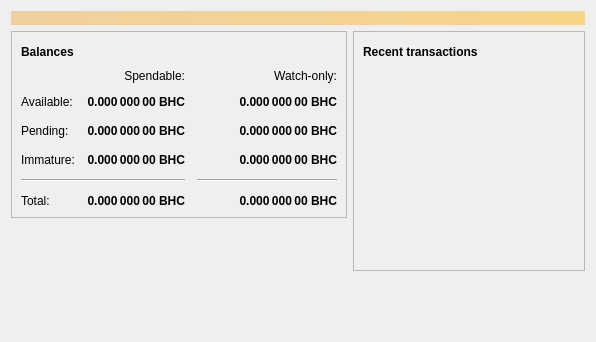
<?xml version="1.0" encoding="UTF-8"?>
<ui version="4.0">
 <class>OverviewPage</class>
 <widget class="QWidget" name="OverviewPage">
  <property name="geometry">
   <rect>
    <x>0</x>
    <y>0</y>
    <width>596</width>
    <height>342</height>
   </rect>
  </property>
  <property name="windowTitle">
   <string>Form</string>
  </property>
  <layout class="QVBoxLayout" name="topLayout">
   <item>
    <widget class="QLabel" name="labelAlerts">
     <property name="visible">
      <bool>false</bool>
     </property>
     <property name="styleSheet">
      <string notr="true">QLabel { background-color: qlineargradient(x1: 0, y1: 0, x2: 1, y2: 0, stop:0 #F0D0A0, stop:1 #F8D488); color:#000000; }</string>
     </property>
     <property name="wordWrap">
      <bool>true</bool>
     </property>
     <property name="margin">
      <number>3</number>
     </property>
     <property name="textInteractionFlags">
      <set>Qt::TextSelectableByMouse</set>
     </property>
    </widget>
   </item>
   <item>
    <layout class="QHBoxLayout" name="horizontalLayout" stretch="1,1">
     <item>
      <layout class="QVBoxLayout" name="verticalLayout_2">
       <item>
        <widget class="QFrame" name="frame">
         <property name="frameShape">
          <enum>QFrame::StyledPanel</enum>
         </property>
         <property name="frameShadow">
          <enum>QFrame::Raised</enum>
         </property>
         <layout class="QVBoxLayout" name="verticalLayout_4">
          <item>
           <layout class="QHBoxLayout" name="horizontalLayout_4">
            <item>
             <widget class="QLabel" name="label_5">
              <property name="font">
               <font>
                <weight>75</weight>
                <bold>true</bold>
               </font>
              </property>
              <property name="text">
               <string>Balances</string>
              </property>
             </widget>
            </item>
            <item>
             <widget class="QPushButton" name="labelWalletStatus">
              <property name="enabled">
               <bool>true</bool>
              </property>
              <property name="maximumSize">
               <size>
                <width>30</width>
                <height>16777215</height>
               </size>
              </property>
              <property name="toolTip">
               <string>The displayed information may be out of date. Your wallet automatically synchronizes with the BHCoin network after a connection is established, but this process has not completed yet.</string>
              </property>
              <property name="text">
               <string/>
              </property>
              <property name="icon">
               <iconset resource="../bitcoin.qrc">
                <normaloff>:/icons/warning</normaloff>
                <disabledoff>:/icons/warning</disabledoff>:/icons/warning</iconset>
              </property>
              <property name="iconSize">
               <size>
                <width>24</width>
                <height>24</height>
               </size>
              </property>
              <property name="flat">
               <bool>true</bool>
              </property>
             </widget>
            </item>
            <item>
             <spacer name="horizontalSpacer_3">
              <property name="orientation">
               <enum>Qt::Horizontal</enum>
              </property>
              <property name="sizeHint" stdset="0">
               <size>
                <width>40</width>
                <height>20</height>
               </size>
              </property>
             </spacer>
            </item>
           </layout>
          </item>
          <item>
           <layout class="QGridLayout" name="gridLayout">
            <property name="spacing">
             <number>12</number>
            </property>
            <item row="2" column="2">
             <widget class="QLabel" name="labelWatchPending">
              <property name="font">
               <font>
                <weight>75</weight>
                <bold>true</bold>
               </font>
              </property>
              <property name="cursor">
               <cursorShape>IBeamCursor</cursorShape>
              </property>
              <property name="toolTip">
               <string>Unconfirmed transactions to watch-only addresses</string>
              </property>
              <property name="text">
               <string notr="true">0.000 000 00 BHC</string>
              </property>
              <property name="alignment">
               <set>Qt::AlignRight|Qt::AlignTrailing|Qt::AlignVCenter</set>
              </property>
              <property name="textInteractionFlags">
               <set>Qt::LinksAccessibleByMouse|Qt::TextSelectableByKeyboard|Qt::TextSelectableByMouse</set>
              </property>
             </widget>
            </item>
            <item row="2" column="1">
             <widget class="QLabel" name="labelUnconfirmed">
              <property name="font">
               <font>
                <weight>75</weight>
                <bold>true</bold>
               </font>
              </property>
              <property name="cursor">
               <cursorShape>IBeamCursor</cursorShape>
              </property>
              <property name="toolTip">
               <string>Total of transactions that have yet to be confirmed, and do not yet count toward the spendable balance</string>
              </property>
              <property name="text">
               <string notr="true">0.000 000 00 BHC</string>
              </property>
              <property name="alignment">
               <set>Qt::AlignRight|Qt::AlignTrailing|Qt::AlignVCenter</set>
              </property>
              <property name="textInteractionFlags">
               <set>Qt::LinksAccessibleByMouse|Qt::TextSelectableByKeyboard|Qt::TextSelectableByMouse</set>
              </property>
             </widget>
            </item>
            <item row="3" column="2">
             <widget class="QLabel" name="labelWatchImmature">
              <property name="font">
               <font>
                <weight>75</weight>
                <bold>true</bold>
               </font>
              </property>
              <property name="cursor">
               <cursorShape>IBeamCursor</cursorShape>
              </property>
              <property name="toolTip">
               <string>Mined balance in watch-only addresses that has not yet matured</string>
              </property>
              <property name="text">
               <string notr="true">0.000 000 00 BHC</string>
              </property>
              <property name="alignment">
               <set>Qt::AlignRight|Qt::AlignTrailing|Qt::AlignVCenter</set>
              </property>
              <property name="textInteractionFlags">
               <set>Qt::LinksAccessibleByMouse|Qt::TextSelectableByKeyboard|Qt::TextSelectableByMouse</set>
              </property>
             </widget>
            </item>
            <item row="4" column="0" colspan="2">
             <widget class="Line" name="line">
              <property name="orientation">
               <enum>Qt::Horizontal</enum>
              </property>
             </widget>
            </item>
            <item row="4" column="2">
             <widget class="Line" name="lineWatchBalance">
              <property name="sizePolicy">
               <sizepolicy hsizetype="Preferred" vsizetype="Fixed">
                <horstretch>0</horstretch>
                <verstretch>0</verstretch>
               </sizepolicy>
              </property>
              <property name="minimumSize">
               <size>
                <width>140</width>
                <height>0</height>
               </size>
              </property>
              <property name="orientation">
               <enum>Qt::Horizontal</enum>
              </property>
             </widget>
            </item>
            <item row="5" column="0">
             <widget class="QLabel" name="labelTotalText">
              <property name="text">
               <string>Total:</string>
              </property>
             </widget>
            </item>
            <item row="3" column="1">
             <widget class="QLabel" name="labelImmature">
              <property name="font">
               <font>
                <weight>75</weight>
                <bold>true</bold>
               </font>
              </property>
              <property name="cursor">
               <cursorShape>IBeamCursor</cursorShape>
              </property>
              <property name="toolTip">
               <string>Mined balance that has not yet matured</string>
              </property>
              <property name="text">
               <string notr="true">0.000 000 00 BHC</string>
              </property>
              <property name="alignment">
               <set>Qt::AlignRight|Qt::AlignTrailing|Qt::AlignVCenter</set>
              </property>
              <property name="textInteractionFlags">
               <set>Qt::LinksAccessibleByMouse|Qt::TextSelectableByKeyboard|Qt::TextSelectableByMouse</set>
              </property>
             </widget>
            </item>
            <item row="2" column="3">
             <spacer name="horizontalSpacer_2">
              <property name="orientation">
               <enum>Qt::Horizontal</enum>
              </property>
              <property name="sizeHint" stdset="0">
               <size>
                <width>40</width>
                <height>20</height>
               </size>
              </property>
             </spacer>
            </item>
            <item row="3" column="0">
             <widget class="QLabel" name="labelImmatureText">
              <property name="text">
               <string>Immature:</string>
              </property>
             </widget>
            </item>
            <item row="5" column="1">
             <widget class="QLabel" name="labelTotal">
              <property name="font">
               <font>
                <weight>75</weight>
                <bold>true</bold>
               </font>
              </property>
              <property name="cursor">
               <cursorShape>IBeamCursor</cursorShape>
              </property>
              <property name="toolTip">
               <string>Your current total balance</string>
              </property>
              <property name="text">
               <string notr="true">0.000 000 00 BHC</string>
              </property>
              <property name="alignment">
               <set>Qt::AlignRight|Qt::AlignTrailing|Qt::AlignVCenter</set>
              </property>
              <property name="textInteractionFlags">
               <set>Qt::LinksAccessibleByMouse|Qt::TextSelectableByKeyboard|Qt::TextSelectableByMouse</set>
              </property>
             </widget>
            </item>
            <item row="5" column="2">
             <widget class="QLabel" name="labelWatchTotal">
              <property name="font">
               <font>
                <weight>75</weight>
                <bold>true</bold>
               </font>
              </property>
              <property name="cursor">
               <cursorShape>IBeamCursor</cursorShape>
              </property>
              <property name="toolTip">
               <string>Current total balance in watch-only addresses</string>
              </property>
              <property name="text">
               <string notr="true">0.000 000 00 BHC</string>
              </property>
              <property name="alignment">
               <set>Qt::AlignRight|Qt::AlignTrailing|Qt::AlignVCenter</set>
              </property>
              <property name="textInteractionFlags">
               <set>Qt::LinksAccessibleByMouse|Qt::TextSelectableByKeyboard|Qt::TextSelectableByMouse</set>
              </property>
             </widget>
            </item>
            <item row="0" column="2">
             <widget class="QLabel" name="labelWatchonly">
              <property name="text">
               <string>Watch-only:</string>
              </property>
              <property name="alignment">
               <set>Qt::AlignRight|Qt::AlignTrailing|Qt::AlignVCenter</set>
              </property>
             </widget>
            </item>
            <item row="1" column="0">
             <widget class="QLabel" name="labelBalanceText">
              <property name="text">
               <string>Available:</string>
              </property>
             </widget>
            </item>
            <item row="1" column="1">
             <widget class="QLabel" name="labelBalance">
              <property name="font">
               <font>
                <weight>75</weight>
                <bold>true</bold>
               </font>
              </property>
              <property name="cursor">
               <cursorShape>IBeamCursor</cursorShape>
              </property>
              <property name="toolTip">
               <string>Your current spendable balance</string>
              </property>
              <property name="text">
               <string notr="true">0.000 000 00 BHC</string>
              </property>
              <property name="alignment">
               <set>Qt::AlignRight|Qt::AlignTrailing|Qt::AlignVCenter</set>
              </property>
              <property name="textInteractionFlags">
               <set>Qt::LinksAccessibleByMouse|Qt::TextSelectableByKeyboard|Qt::TextSelectableByMouse</set>
              </property>
             </widget>
            </item>
            <item row="1" column="2">
             <widget class="QLabel" name="labelWatchAvailable">
              <property name="font">
               <font>
                <weight>75</weight>
                <bold>true</bold>
               </font>
              </property>
              <property name="cursor">
               <cursorShape>IBeamCursor</cursorShape>
              </property>
              <property name="toolTip">
               <string>Your current balance in watch-only addresses</string>
              </property>
              <property name="text">
               <string notr="true">0.000 000 00 BHC</string>
              </property>
              <property name="alignment">
               <set>Qt::AlignRight|Qt::AlignTrailing|Qt::AlignVCenter</set>
              </property>
              <property name="textInteractionFlags">
               <set>Qt::LinksAccessibleByMouse|Qt::TextSelectableByKeyboard|Qt::TextSelectableByMouse</set>
              </property>
             </widget>
            </item>
            <item row="2" column="0">
             <widget class="QLabel" name="labelPendingText">
              <property name="text">
               <string>Pending:</string>
              </property>
             </widget>
            </item>
            <item row="0" column="1">
             <widget class="QLabel" name="labelSpendable">
              <property name="text">
               <string>Spendable:</string>
              </property>
              <property name="alignment">
               <set>Qt::AlignRight|Qt::AlignTrailing|Qt::AlignVCenter</set>
              </property>
             </widget>
            </item>
           </layout>
          </item>
         </layout>
        </widget>
       </item>
       <item>
        <spacer name="verticalSpacer">
         <property name="orientation">
          <enum>Qt::Vertical</enum>
         </property>
         <property name="sizeHint" stdset="0">
          <size>
           <width>20</width>
           <height>40</height>
          </size>
         </property>
        </spacer>
       </item>
      </layout>
     </item>
     <item>
      <layout class="QVBoxLayout" name="verticalLayout_3">
       <item>
        <widget class="QFrame" name="frame_2">
         <property name="frameShape">
          <enum>QFrame::StyledPanel</enum>
         </property>
         <property name="frameShadow">
          <enum>QFrame::Raised</enum>
         </property>
         <layout class="QVBoxLayout" name="verticalLayout">
          <item>
           <layout class="QHBoxLayout" name="horizontalLayout_2">
            <item>
             <widget class="QLabel" name="label_4">
              <property name="font">
               <font>
                <weight>75</weight>
                <bold>true</bold>
               </font>
              </property>
              <property name="text">
               <string>Recent transactions</string>
              </property>
             </widget>
            </item>
            <item>
             <widget class="QPushButton" name="labelTransactionsStatus">
              <property name="enabled">
               <bool>true</bool>
              </property>
              <property name="maximumSize">
               <size>
                <width>30</width>
                <height>16777215</height>
               </size>
              </property>
              <property name="toolTip">
               <string>The displayed information may be out of date. Your wallet automatically synchronizes with the BHCoin network after a connection is established, but this process has not completed yet.</string>
              </property>
              <property name="text">
               <string/>
              </property>
              <property name="icon">
               <iconset resource="../bitcoin.qrc">
                <normaloff>:/icons/warning</normaloff>
                <disabledoff>:/icons/warning</disabledoff>:/icons/warning</iconset>
              </property>
              <property name="iconSize">
               <size>
                <width>24</width>
                <height>24</height>
               </size>
              </property>
              <property name="flat">
               <bool>true</bool>
              </property>
             </widget>
            </item>
            <item>
             <spacer name="horizontalSpacer">
              <property name="orientation">
               <enum>Qt::Horizontal</enum>
              </property>
              <property name="sizeHint" stdset="0">
               <size>
                <width>40</width>
                <height>20</height>
               </size>
              </property>
             </spacer>
            </item>
           </layout>
          </item>
          <item>
           <widget class="QListView" name="listTransactions">
            <property name="styleSheet">
             <string notr="true">QListView { background: transparent; }</string>
            </property>
            <property name="frameShape">
             <enum>QFrame::NoFrame</enum>
            </property>
            <property name="verticalScrollBarPolicy">
             <enum>Qt::ScrollBarAlwaysOff</enum>
            </property>
            <property name="horizontalScrollBarPolicy">
             <enum>Qt::ScrollBarAlwaysOff</enum>
            </property>
            <property name="selectionMode">
             <enum>QAbstractItemView::NoSelection</enum>
            </property>
           </widget>
          </item>
         </layout>
        </widget>
       </item>
       <item>
        <spacer name="verticalSpacer_2">
         <property name="orientation">
          <enum>Qt::Vertical</enum>
         </property>
         <property name="sizeHint" stdset="0">
          <size>
           <width>20</width>
           <height>40</height>
          </size>
         </property>
        </spacer>
       </item>
      </layout>
     </item>
    </layout>
   </item>
  </layout>
 </widget>
 <resources/>
 <connections/>
</ui>
